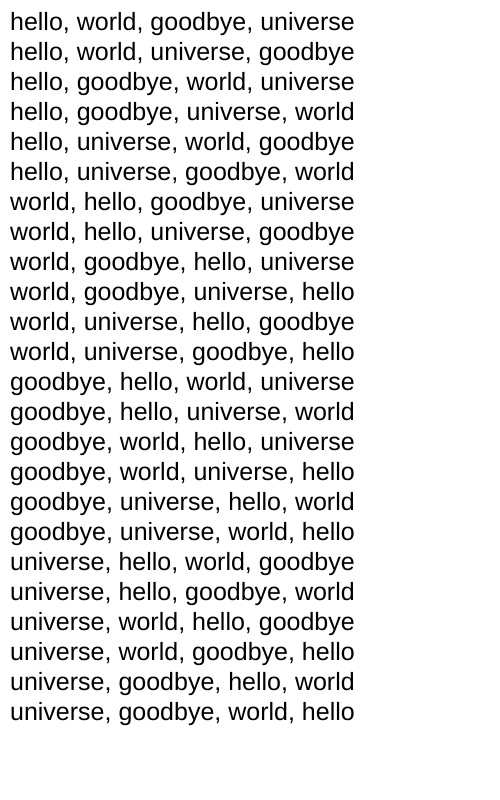
Frame 1 (no input)
Frame 60 (no input): identical to frame 1, image omitted
Frame 120 (the mouse pressed at the canvas centre since frame 60): identical to frame 1, image omitted

The p5.js sketch that drew this single still picture (run headless with seeded random() and noise() and a simulated clock; from frame 60 on, the mouse is pressed at the canvas centre):

// p5.js sketch
// ── sketch.js
// define our variables
let a, p;

function setup() {

  createCanvas(500, 800);

  // material for permutations and combinations
  // BEWARE! The computation for this list grows very, very fast,
  // and your browser will quickly run out of resources
  // (also, you may have to increase the canvas size)
  a = ["hello", "world", "goodbye", "universe"];
  // a = ["entrance", "roof", "basement", "staircase"];

  // here three choices for permutations
  // (use only one at a time!)
  p = permutator(a); // all permuations: shuffling! Order matters!
  // p = combinator(a); //  all combinations (sets of various lengths). Order does not matter!
  // p = k_combinator(a, 2); //  all k combinations (sets of length k). Order does not matter!

  // we prepare our canvas, text size, we don't cut words at the end of lines, and select a font
  textSize(25);
  textWrap(WORD);
  textFont('Helvetica');

}

function draw() {

  background(255);

  // ----------------------------------------
  // 1) Shuffling
  for (let i = 0; i < p.length; i++) {
      text(p[i].join(', '), 10, 30 + i*30);
  }

}

// ----------------------------------------
// THE UNDERBELLY
// ----------------------------------------

// ----------------------------------------
// Permutations
// ------------

// https://stackoverflow.com/a/20871714
// generate all permutations of an array
// Order matters! [a,b] =/= [b,a]

const permutator = (inputArr) => {
  let result = [];

  const permute = (arr, m = []) => {
    if (arr.length === 0) {
      result.push(m)
    } else {
      for (let i = 0; i < arr.length; i++) {
        let curr = arr.slice();
        let next = curr.splice(i, 1);
        permute(curr.slice(), m.concat(next))
      }
    }
  }

  permute(inputArr)

  return result;
}

// ----------------------------------------
// Combinations
// ------------

/**
 * Copyright 2012 Akseli Palén.
 * Created 2012-07-15.
 * Licensed under the MIT license.
 */

// https://stackoverflow.com/a/37075399
// generate all combinations of a set:
// Order doesn't matter! [a,b] == [b,a]

// 1) all k combinations (all different sets of k elements from array)

function k_combinator(set, k) {
  let i, j, combs, head, tailcombs;
  if (k > set.length || k <= 0) {
    return [];
  }
  if (k == set.length) {
    return [set];
  }
  if (k == 1) {
    combs = [];
    for (i = 0; i < set.length; i++) {
      combs.push([set[i]]);
    }
    return combs;
  }
  combs = [];
  for (i = 0; i < set.length - k + 1; i++) {
    head = set.slice(i, i+1);
    tailcombs = k_combinator(set.slice(i + 1), k - 1);
    for (let j = 0; j < tailcombs.length; j++) {
      combs.push(head.concat(tailcombs[j]));
    }
  }
  return combs;
}

// 2) all possible combinations (all sets of 1 element, 2 elements, ... n = total length of array)

function combinator(set) {
  var k, i, combs, k_combs;
  combs = [];
  for (k = 1; k <= set.length; k++) {
    k_combs = k_combinator(set, k);
    for (i = 0; i < k_combs.length; i++) {
      combs.push(k_combs[i]);
    }
  }
  return combs;
}
